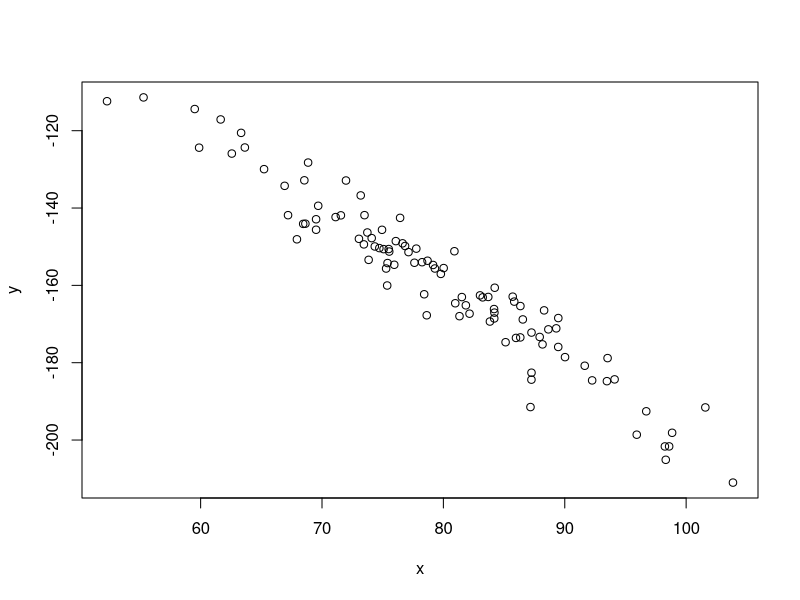
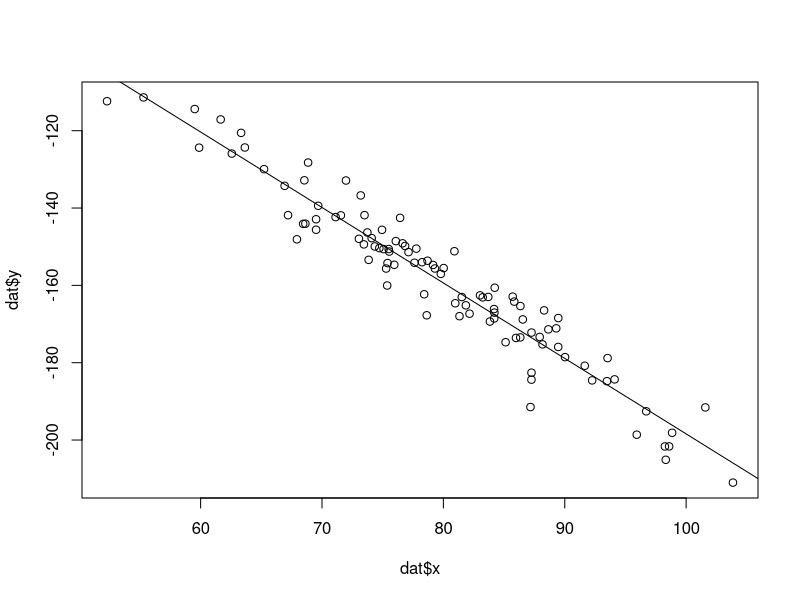
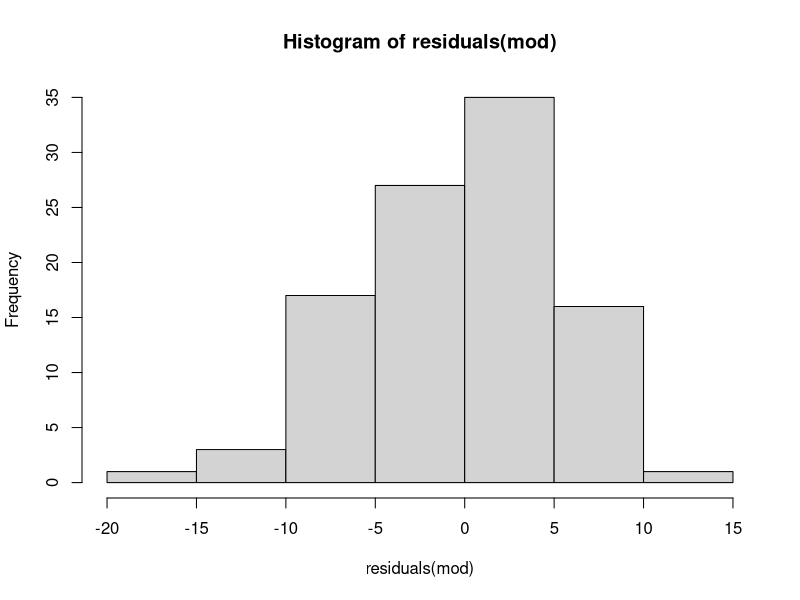
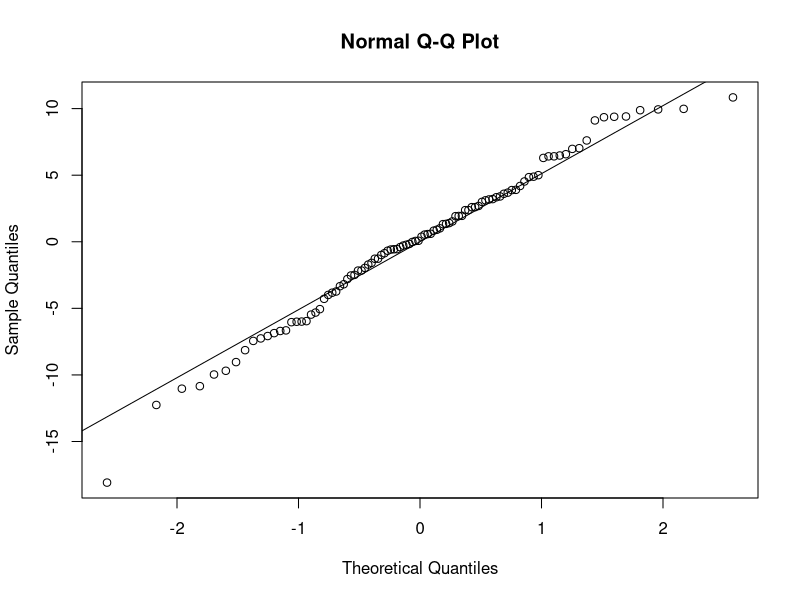
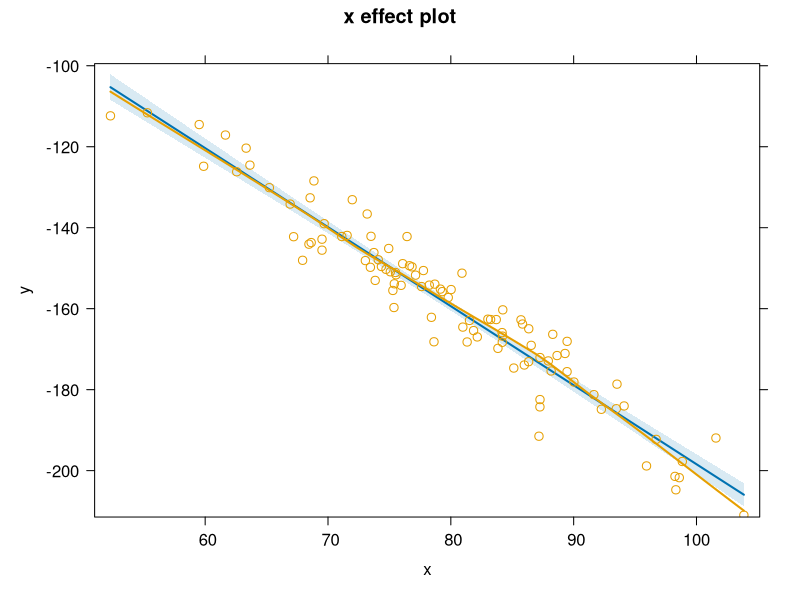
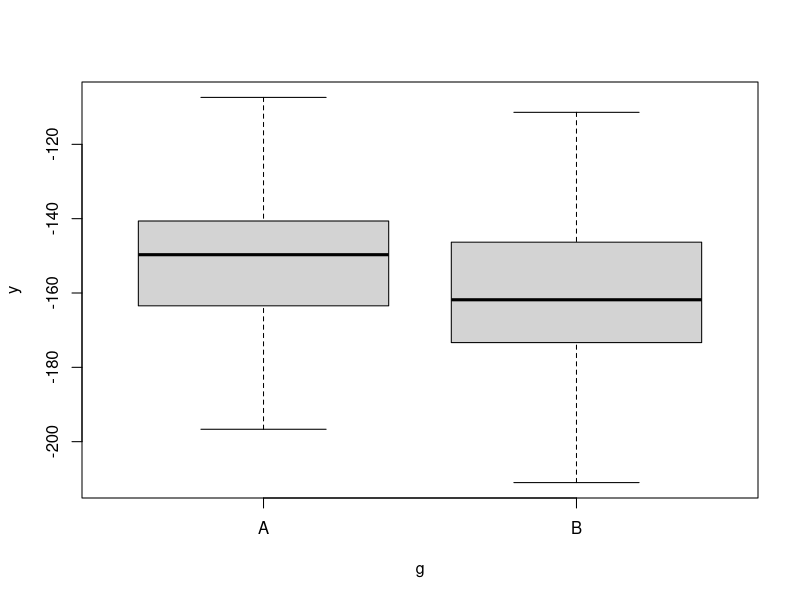
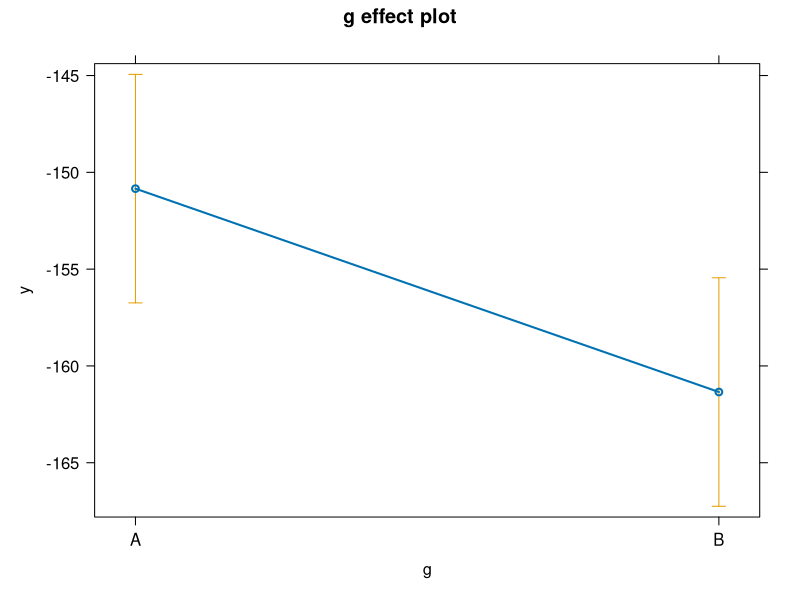
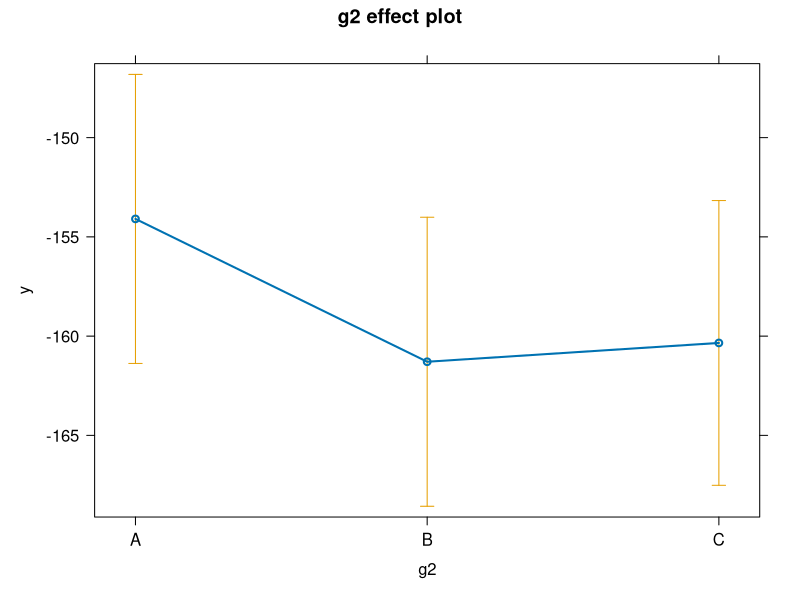

The R source for these figures, in order:
x = rnorm(100, mean=80, sd=10)
b = -2
e = rnorm(100, mean=0, sd = 6)
q = 0
d = 2

# regressione
y = b*x + q + e

cor(x, y)
plot(x, y)

# create data.frame (to be more similar to real data)
dat = data.frame(x=x, y=y)

mod = lm(y~x, data = dat)

print(mod)
summary(mod)

plot(dat$x, dat$y)
abline(mod)

# Assumptions check
hist(residuals(mod))
min(residuals(mod))
quantile(residuals(mod), probs = 0.25)
quantile(residuals(mod), probs = 0.5)
quantile(residuals(mod), probs = 0.75)
max(residuals(mod))
# normality of residuals
# - quantiles check (symmetrical, centered to 0)
# - qqnorm residuals

qqnorm(residuals(mod))
qqline(residuals(mod))

library(effects)
plot(allEffects(mod, partial.residuals=T))

## factors
# group
# example 1 factor with 2 levels
g = factor( c(rep("A", 50), rep("B", 50)))


# y = bx + q + e
# x = (0,1)
dat2 = dat

dat2$g = g
g1_effA = 5
dat2[dat2$g=="A", "y"] = dat2[dat2$g=="A", "y"] + g1_effA # subject of group A have + gv
boxplot(y~g, dat2)


mod2 = lm(y~g, data=dat2)
summary(mod2)
model.matrix(mod2)


predict(mod2, newdata=data.frame(g="A"))
predict(mod2, newdata=data.frame(g="B"))

plot(allEffects(mod2))

# example with 3 levels
dat3 = dat
# y = bx1 + cx2 + q + e
# x = (0,1), x2 = (0,1)
g2 = factor( c(rep("A", 33), rep("B", 33), rep("C", 34)) )
dat3$g2=g2

g2_effA = 0
dat3[dat3$g=="A", "y"] = dat3[dat3$g=="A", "y"] + g2_effA # subject of group A have + gv


mod2.2 = lm(y~g2, data=dat3)
model.matrix(mod2.2)
summary(mod2.2)


#at3$g2 = relevel(dat3$g2, ref=c("C"))

mod2.2 = lm(y ~ g2 , data=dat3)
summary(mod2.2)

plot(allEffects(mod2.2))


#### multiple regression
# y = gx1 + gx2 + bx + q + e
mod3 = lm(y ~ g2 + x, data=dat3)
summary(mod3)
hist(residuals(mod3))

plot(allEffects((mod3)))
